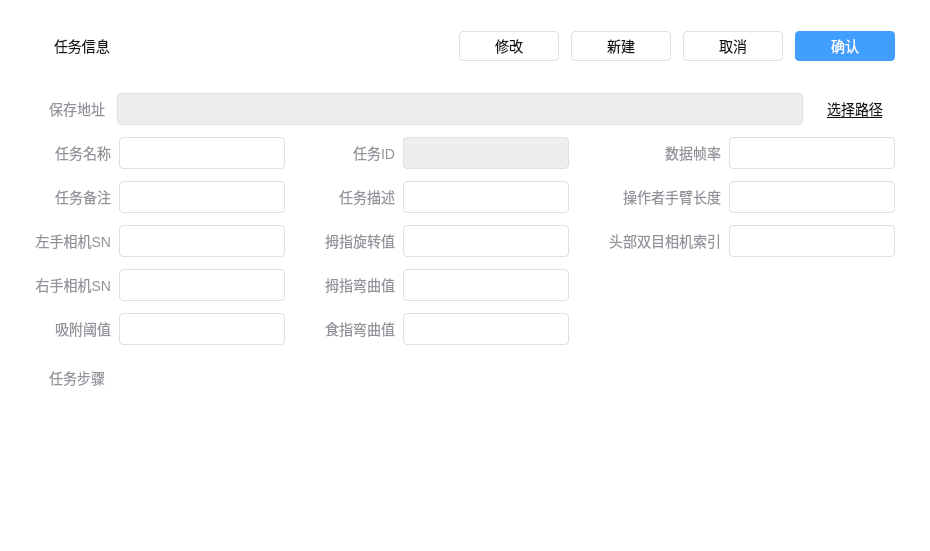
        <widget class="QWidget" name="widgetParam" native="true">
         <property name="sizePolicy">
          <sizepolicy hsizetype="Expanding" vsizetype="Fixed">
           <horstretch>0</horstretch>
           <verstretch>0</verstretch>
          </sizepolicy>
         </property>
         <property name="minimumSize">
          <size>
           <width>0</width>
           <height>540</height>
          </size>
         </property>
         <property name="styleSheet">
          <string notr="true">background-color: rgb(255, 255, 255);</string>
         </property>
         <layout class="QVBoxLayout" name="verticalLayout_6">
          <property name="spacing">
           <number>12</number>
          </property>
          <property name="leftMargin">
           <number>35</number>
          </property>
          <property name="rightMargin">
           <number>35</number>
          </property>
          <item>
           <layout class="QHBoxLayout" name="horizontalLayout_5">
            <item>
             <widget class="QLabel" name="label_2">
              <property name="sizePolicy">
               <sizepolicy hsizetype="Preferred" vsizetype="Fixed">
                <horstretch>0</horstretch>
                <verstretch>0</verstretch>
               </sizepolicy>
              </property>
              <property name="minimumSize">
               <size>
                <width>0</width>
                <height>70</height>
               </size>
              </property>
              <property name="maximumSize">
               <size>
                <width>16777215</width>
                <height>70</height>
               </size>
              </property>
              <property name="styleSheet">
               <string notr="true">opacity: 1;
font-size: 14px;
font-weight: normal;
line-height: 24px;
color: #131414;
background-image: url(:/res/image/info.png);
background-repeat: no-repeat;
background-position: left center;
text-align: left;
padding-left: 16px;</string>
              </property>
              <property name="text">
               <string>任务信息</string>
              </property>
             </widget>
            </item>
            <item>
             <spacer name="horizontalSpacer">
              <property name="orientation">
               <enum>Qt::Horizontal</enum>
              </property>
              <property name="sizeHint" stdset="0">
               <size>
                <width>40</width>
                <height>20</height>
               </size>
              </property>
             </spacer>
            </item>
            <item>
             <widget class="QPushButton" name="btnModify">
              <property name="minimumSize">
               <size>
                <width>100</width>
                <height>30</height>
               </size>
              </property>
              <property name="maximumSize">
               <size>
                <width>16777215</width>
                <height>30</height>
               </size>
              </property>
              <property name="styleSheet">
               <string notr="true">.QPushButton{
    border-radius: 4px;
    opacity: 1;
    background: #FFFFFF;
    border:1px solid #DCDFE6;
    font-size: 14px;
    font-weight: normal;
    line-height: 24px;
    color: #131414;
    padding-left:16px;
    padding-right:16px;
}

.QPushButton:!enabled{
	color: #909399;
}

.QPushButton:hover{
	border:1px solid #131414;
}</string>
              </property>
              <property name="text">
               <string>修改</string>
              </property>
             </widget>
            </item>
            <item>
             <widget class="QPushButton" name="btnCreate">
              <property name="minimumSize">
               <size>
                <width>100</width>
                <height>30</height>
               </size>
              </property>
              <property name="maximumSize">
               <size>
                <width>16777215</width>
                <height>30</height>
               </size>
              </property>
              <property name="styleSheet">
               <string notr="true">.QPushButton{
    border-radius: 4px;
    opacity: 1;
    background: #FFFFFF;
    border:1px solid #DCDFE6;
    font-size: 14px;
    font-weight: normal;
    line-height: 24px;
    color: #131414;
    padding-left:16px;
    padding-right:16px;
}

.QPushButton:!enabled{
	color: #909399;
}

.QPushButton:hover{
	border:1px solid #131414;
}</string>
              </property>
              <property name="text">
               <string>新建</string>
              </property>
             </widget>
            </item>
            <item>
             <widget class="QPushButton" name="btnCancel">
              <property name="minimumSize">
               <size>
                <width>100</width>
                <height>30</height>
               </size>
              </property>
              <property name="maximumSize">
               <size>
                <width>16777215</width>
                <height>30</height>
               </size>
              </property>
              <property name="styleSheet">
               <string notr="true">.QPushButton{
    border-radius: 4px;
    opacity: 1;
    background: #FFFFFF;
    border:1px solid #DCDFE6;
    font-size: 14px;
    font-weight: normal;
    line-height: 24px;
    color: #131414;
    padding-left:16px;
    padding-right:16px;
}

.QPushButton:!enabled{
	color: #909399;
}

.QPushButton:hover{
	border:1px solid #131414;
}</string>
              </property>
              <property name="text">
               <string>取消</string>
              </property>
             </widget>
            </item>
            <item>
             <widget class="QPushButton" name="btnOK">
              <property name="minimumSize">
               <size>
                <width>100</width>
                <height>30</height>
               </size>
              </property>
              <property name="maximumSize">
               <size>
                <width>16777215</width>
                <height>30</height>
               </size>
              </property>
              <property name="styleSheet">
               <string notr="true">.QPushButton{
	border-radius: 4px;
	opacity: 1;
	background: #409EFF;
	border:none;
	font-size: 14px;
	font-weight: normal;
	color: #FFFFFF;
	padding-left:16px;
	padding-right:16px;
}
.QPushButton:hover{
	border:1px solid #0000FF;
}</string>
              </property>
              <property name="text">
               <string>确认</string>
              </property>
             </widget>
            </item>
           </layout>
          </item>
          <item>
           <layout class="QHBoxLayout" name="horizontalLayout">
            <item>
             <widget class="QLabel" name="label_8">
              <property name="minimumSize">
               <size>
                <width>70</width>
                <height>0</height>
               </size>
              </property>
              <property name="styleSheet">
               <string notr="true">font-weight: 400; 
font-size: 14px;
color: #909399 </string>
              </property>
              <property name="text">
               <string>保存地址</string>
              </property>
              <property name="alignment">
               <set>Qt::AlignRight|Qt::AlignTrailing|Qt::AlignVCenter</set>
              </property>
             </widget>
            </item>
            <item>
             <widget class="QLineEdit" name="lineEditSavePath">
              <property name="minimumSize">
               <size>
                <width>0</width>
                <height>32</height>
               </size>
              </property>
              <property name="maximumSize">
               <size>
                <width>16777215</width>
                <height>32</height>
               </size>
              </property>
              <property name="styleSheet">
               <string notr="true">.QLineEdit{
	background: #FFFFFF;
	border: 1px solid #DCDFE6;
	padding: 5px 12px;
	border-radius: 4px;
	opacity: 1;
	color: #606266;
	font-size: 16px;
	font-weight: normal;
}
.QLineEdit:read-only{
	background: #EEEEEE;
}</string>
              </property>
              <property name="readOnly">
               <bool>true</bool>
              </property>
             </widget>
            </item>
            <item>
             <widget class="QPushButton" name="btnSelectPath">
              <property name="minimumSize">
               <size>
                <width>80</width>
                <height>32</height>
               </size>
              </property>
              <property name="maximumSize">
               <size>
                <width>16777215</width>
                <height>32</height>
               </size>
              </property>
              <property name="styleSheet">
               <string notr="true">.QPushButton{
	background:#FFFFFF;
	font-weight: 400; 
	font-size: 14px;
	color: #131414;
	text-decoration:underline;
	border:none;
}

.QPushButton:!enabled{
	color: #909399;
}

.QPushButton:hover{
	border:1px solid #DCDFE6;
}</string>
              </property>
              <property name="text">
               <string>选择路径</string>
              </property>
             </widget>
            </item>
           </layout>
          </item>
          <item>
           <layout class="QHBoxLayout" name="horizontalLayout_2">
            <property name="spacing">
             <number>40</number>
            </property>
            <property name="rightMargin">
             <number>0</number>
            </property>
            <item>
             <layout class="QFormLayout" name="formLayout">
              <property name="labelAlignment">
               <set>Qt::AlignRight|Qt::AlignTrailing|Qt::AlignVCenter</set>
              </property>
              <property name="horizontalSpacing">
               <number>8</number>
              </property>
              <property name="verticalSpacing">
               <number>12</number>
              </property>
              <item row="0" column="0">
               <widget class="QLabel" name="label_3">
                <property name="minimumSize">
                 <size>
                  <width>70</width>
                  <height>0</height>
                 </size>
                </property>
                <property name="styleSheet">
                 <string notr="true">font-weight: 400; 
font-size: 14px;
color: #909399 </string>
                </property>
                <property name="text">
                 <string>任务名称</string>
                </property>
                <property name="alignment">
                 <set>Qt::AlignRight|Qt::AlignTrailing|Qt::AlignVCenter</set>
                </property>
               </widget>
              </item>
              <item row="0" column="1">
               <widget class="QLineEdit" name="lineEditTaskName">
                <property name="minimumSize">
                 <size>
                  <width>150</width>
                  <height>32</height>
                 </size>
                </property>
                <property name="maximumSize">
                 <size>
                  <width>16777215</width>
                  <height>32</height>
                 </size>
                </property>
                <property name="styleSheet">
                 <string notr="true">.QLineEdit{
	background: #FFFFFF;
	border: 1px solid #DCDFE6;
	padding: 5px 12px;
	border-radius: 4px;
	opacity: 1;
	color: #606266;
	font-size: 16px;
	font-weight: normal;
}
.QLineEdit:read-only{
	background: #EEEEEE;
}</string>
                </property>
               </widget>
              </item>
              <item row="1" column="0">
               <widget class="QLabel" name="label_5">
                <property name="styleSheet">
                 <string notr="true">font-weight: 400; 
font-size: 14px;
color: #909399 </string>
                </property>
                <property name="text">
                 <string>任务备注</string>
                </property>
                <property name="alignment">
                 <set>Qt::AlignRight|Qt::AlignTrailing|Qt::AlignVCenter</set>
                </property>
               </widget>
              </item>
              <item row="1" column="1">
               <widget class="QLineEdit" name="lineEditTaskMark">
                <property name="minimumSize">
                 <size>
                  <width>150</width>
                  <height>32</height>
                 </size>
                </property>
                <property name="maximumSize">
                 <size>
                  <width>16777215</width>
                  <height>32</height>
                 </size>
                </property>
                <property name="styleSheet">
                 <string notr="true">.QLineEdit{
	background: #FFFFFF;
	border: 1px solid #DCDFE6;
	padding: 5px 12px;
	border-radius: 4px;
	opacity: 1;
	color: #606266;
	font-size: 16px;
	font-weight: normal;
}
.QLineEdit:read-only{
	background: #EEEEEE;
}</string>
                </property>
               </widget>
              </item>
              <item row="2" column="0">
               <widget class="QLabel" name="label_17">
                <property name="styleSheet">
                 <string notr="true">font-weight: 400; 
font-size: 14px;
color: #909399 </string>
                </property>
                <property name="text">
                 <string>左手相机SN</string>
                </property>
                <property name="alignment">
                 <set>Qt::AlignRight|Qt::AlignTrailing|Qt::AlignVCenter</set>
                </property>
               </widget>
              </item>
              <item row="2" column="1">
               <widget class="QLineEdit" name="lineEditLHCameraSN">
                <property name="minimumSize">
                 <size>
                  <width>150</width>
                  <height>32</height>
                 </size>
                </property>
                <property name="maximumSize">
                 <size>
                  <width>16777215</width>
                  <height>32</height>
                 </size>
                </property>
                <property name="styleSheet">
                 <string notr="true">.QLineEdit{
	background: #FFFFFF;
	border: 1px solid #DCDFE6;
	padding: 5px 12px;
	border-radius: 4px;
	opacity: 1;
	color: #606266;
	font-size: 16px;
	font-weight: normal;
}
.QLineEdit:read-only{
	background: #EEEEEE;
}</string>
                </property>
               </widget>
              </item>
              <item row="3" column="0">
               <widget class="QLabel" name="label_19">
                <property name="styleSheet">
                 <string notr="true">font-weight: 400; 
font-size: 14px;
color: #909399 </string>
                </property>
                <property name="text">
                 <string>右手相机SN</string>
                </property>
                <property name="alignment">
                 <set>Qt::AlignRight|Qt::AlignTrailing|Qt::AlignVCenter</set>
                </property>
               </widget>
              </item>
              <item row="3" column="1">
               <widget class="QLineEdit" name="lineEditRHCameraSN">
                <property name="minimumSize">
                 <size>
                  <width>150</width>
                  <height>32</height>
                 </size>
                </property>
                <property name="maximumSize">
                 <size>
                  <width>16777215</width>
                  <height>32</height>
                 </size>
                </property>
                <property name="styleSheet">
                 <string notr="true">.QLineEdit{
	background: #FFFFFF;
	border: 1px solid #DCDFE6;
	padding: 5px 12px;
	border-radius: 4px;
	opacity: 1;
	color: #606266;
	font-size: 16px;
	font-weight: normal;
}
.QLineEdit:read-only{
	background: #EEEEEE;
}</string>
                </property>
               </widget>
              </item>
              <item row="4" column="0">
               <widget class="QLabel" name="label_29">
                <property name="styleSheet">
                 <string notr="true">font-weight: 400; 
font-size: 14px;
color: #909399 </string>
                </property>
                <property name="text">
                 <string>吸附阈值</string>
                </property>
                <property name="alignment">
                 <set>Qt::AlignRight|Qt::AlignTrailing|Qt::AlignVCenter</set>
                </property>
               </widget>
              </item>
              <item row="4" column="1">
               <widget class="QLineEdit" name="lineEditPinchThreshold">
                <property name="minimumSize">
                 <size>
                  <width>150</width>
                  <height>32</height>
                 </size>
                </property>
                <property name="maximumSize">
                 <size>
                  <width>16777215</width>
                  <height>32</height>
                 </size>
                </property>
                <property name="styleSheet">
                 <string notr="true">.QLineEdit{
	background: #FFFFFF;
	border: 1px solid #DCDFE6;
	padding: 5px 12px;
	border-radius: 4px;
	opacity: 1;
	color: #606266;
	font-size: 16px;
	font-weight: normal;
}
.QLineEdit:read-only{
	background: #EEEEEE;
}</string>
                </property>
               </widget>
              </item>
             </layout>
            </item>
            <item>
             <layout class="QFormLayout" name="formLayout_2">
              <property name="labelAlignment">
               <set>Qt::AlignRight|Qt::AlignTrailing|Qt::AlignVCenter</set>
              </property>
              <property name="horizontalSpacing">
               <number>8</number>
              </property>
              <property name="verticalSpacing">
               <number>12</number>
              </property>
              <item row="0" column="0">
               <widget class="QLabel" name="label_4">
                <property name="minimumSize">
                 <size>
                  <width>70</width>
                  <height>0</height>
                 </size>
                </property>
                <property name="styleSheet">
                 <string notr="true">font-weight: 400; 
font-size: 14px;
color: #909399 </string>
                </property>
                <property name="text">
                 <string>任务ID</string>
                </property>
                <property name="alignment">
                 <set>Qt::AlignRight|Qt::AlignTrailing|Qt::AlignVCenter</set>
                </property>
               </widget>
              </item>
              <item row="0" column="1">
               <widget class="QLineEdit" name="lineEditTaskID">
                <property name="minimumSize">
                 <size>
                  <width>150</width>
                  <height>32</height>
                 </size>
                </property>
                <property name="maximumSize">
                 <size>
                  <width>16777215</width>
                  <height>32</height>
                 </size>
                </property>
                <property name="styleSheet">
                 <string notr="true">.QLineEdit{
	background: #FFFFFF;
	border: 1px solid #DCDFE6;
	padding: 5px 12px;
	border-radius: 4px;
	opacity: 1;
	color: #606266;
	font-size: 16px;
	font-weight: normal;
}
.QLineEdit:read-only{
	background: #EEEEEE;
}</string>
                </property>
                <property name="readOnly">
                 <bool>true</bool>
                </property>
               </widget>
              </item>
              <item row="1" column="0">
               <widget class="QLabel" name="label_24">
                <property name="styleSheet">
                 <string notr="true">font-weight: 400; 
font-size: 14px;
color: #909399 </string>
                </property>
                <property name="text">
                 <string>任务描述</string>
                </property>
                <property name="alignment">
                 <set>Qt::AlignRight|Qt::AlignTrailing|Qt::AlignVCenter</set>
                </property>
               </widget>
              </item>
              <item row="1" column="1">
               <widget class="QLineEdit" name="lineEditTaskDes">
                <property name="minimumSize">
                 <size>
                  <width>150</width>
                  <height>32</height>
                 </size>
                </property>
                <property name="maximumSize">
                 <size>
                  <width>16777215</width>
                  <height>32</height>
                 </size>
                </property>
                <property name="styleSheet">
                 <string notr="true">.QLineEdit{
	background: #FFFFFF;
	border: 1px solid #DCDFE6;
	padding: 5px 12px;
	border-radius: 4px;
	opacity: 1;
	color: #606266;
	font-size: 16px;
	font-weight: normal;
}
.QLineEdit:read-only{
	background: #EEEEEE;
}</string>
                </property>
               </widget>
              </item>
              <item row="2" column="0">
               <widget class="QLabel" name="label_26">
                <property name="styleSheet">
                 <string notr="true">font-weight: 400; 
font-size: 14px;
color: #909399 </string>
                </property>
                <property name="text">
                 <string>拇指旋转值</string>
                </property>
                <property name="alignment">
                 <set>Qt::AlignRight|Qt::AlignTrailing|Qt::AlignVCenter</set>
                </property>
               </widget>
              </item>
              <item row="2" column="1">
               <widget class="QLineEdit" name="lineEditThumbRotationThreshold">
                <property name="minimumSize">
                 <size>
                  <width>150</width>
                  <height>32</height>
                 </size>
                </property>
                <property name="maximumSize">
                 <size>
                  <width>16777215</width>
                  <height>32</height>
                 </size>
                </property>
                <property name="styleSheet">
                 <string notr="true">.QLineEdit{
	background: #FFFFFF;
	border: 1px solid #DCDFE6;
	padding: 5px 12px;
	border-radius: 4px;
	opacity: 1;
	color: #606266;
	font-size: 16px;
	font-weight: normal;
}
.QLineEdit:read-only{
	background: #EEEEEE;
}</string>
                </property>
               </widget>
              </item>
              <item row="3" column="0">
               <widget class="QLabel" name="label_27">
                <property name="styleSheet">
                 <string notr="true">font-weight: 400; 
font-size: 14px;
color: #909399 </string>
                </property>
                <property name="text">
                 <string>拇指弯曲值</string>
                </property>
                <property name="alignment">
                 <set>Qt::AlignRight|Qt::AlignTrailing|Qt::AlignVCenter</set>
                </property>
               </widget>
              </item>
              <item row="3" column="1">
               <widget class="QLineEdit" name="lineEditThumbBendingThreshold">
                <property name="minimumSize">
                 <size>
                  <width>150</width>
                  <height>32</height>
                 </size>
                </property>
                <property name="maximumSize">
                 <size>
                  <width>16777215</width>
                  <height>32</height>
                 </size>
                </property>
                <property name="styleSheet">
                 <string notr="true">.QLineEdit{
	background: #FFFFFF;
	border: 1px solid #DCDFE6;
	padding: 5px 12px;
	border-radius: 4px;
	opacity: 1;
	color: #606266;
	font-size: 16px;
	font-weight: normal;
}
.QLineEdit:read-only{
	background: #EEEEEE;
}</string>
                </property>
               </widget>
              </item>
              <item row="4" column="0">
               <widget class="QLabel" name="label_28">
                <property name="styleSheet">
                 <string notr="true">font-weight: 400; 
font-size: 14px;
color: #909399 </string>
                </property>
                <property name="text">
                 <string>食指弯曲值</string>
                </property>
                <property name="alignment">
                 <set>Qt::AlignRight|Qt::AlignTrailing|Qt::AlignVCenter</set>
                </property>
               </widget>
              </item>
              <item row="4" column="1">
               <widget class="QLineEdit" name="lineEditIndexfingerBendThreshold">
                <property name="minimumSize">
                 <size>
                  <width>150</width>
                  <height>32</height>
                 </size>
                </property>
                <property name="maximumSize">
                 <size>
                  <width>16777215</width>
                  <height>32</height>
                 </size>
                </property>
                <property name="styleSheet">
                 <string notr="true">.QLineEdit{
	background: #FFFFFF;
	border: 1px solid #DCDFE6;
	padding: 5px 12px;
	border-radius: 4px;
	opacity: 1;
	color: #606266;
	font-size: 16px;
	font-weight: normal;
}
.QLineEdit:read-only{
	background: #EEEEEE;
}</string>
                </property>
               </widget>
              </item>
             </layout>
            </item>
            <item>
             <layout class="QFormLayout" name="formLayout_3">
              <property name="labelAlignment">
               <set>Qt::AlignRight|Qt::AlignTrailing|Qt::AlignVCenter</set>
              </property>
              <property name="horizontalSpacing">
               <number>8</number>
              </property>
              <property name="verticalSpacing">
               <number>12</number>
              </property>
              <item row="0" column="0">
               <widget class="QLabel" name="label_30">
                <property name="minimumSize">
                 <size>
                  <width>70</width>
                  <height>0</height>
                 </size>
                </property>
                <property name="styleSheet">
                 <string notr="true">font-weight: 400; 
font-size: 14px;
color: #909399 </string>
                </property>
                <property name="text">
                 <string>数据帧率</string>
                </property>
                <property name="alignment">
                 <set>Qt::AlignRight|Qt::AlignTrailing|Qt::AlignVCenter</set>
                </property>
               </widget>
              </item>
              <item row="0" column="1">
               <widget class="QLineEdit" name="lineEditFPS">
                <property name="minimumSize">
                 <size>
                  <width>150</width>
                  <height>32</height>
                 </size>
                </property>
                <property name="maximumSize">
                 <size>
                  <width>16777215</width>
                  <height>32</height>
                 </size>
                </property>
                <property name="styleSheet">
                 <string notr="true">.QLineEdit{
	background: #FFFFFF;
	border: 1px solid #DCDFE6;
	padding: 5px 12px;
	border-radius: 4px;
	opacity: 1;
	color: #606266;
	font-size: 16px;
	font-weight: normal;
}
.QLineEdit:read-only{
	background: #EEEEEE;
}</string>
                </property>
               </widget>
              </item>
              <item row="1" column="0">
               <widget class="QLabel" name="label_31">
                <property name="styleSheet">
                 <string notr="true">font-weight: 400; 
font-size: 14px;
color: #909399 </string>
                </property>
                <property name="text">
                 <string>操作者手臂长度</string>
                </property>
                <property name="alignment">
                 <set>Qt::AlignRight|Qt::AlignTrailing|Qt::AlignVCenter</set>
                </property>
               </widget>
              </item>
              <item row="1" column="1">
               <widget class="QLineEdit" name="lineEditArmLength">
                <property name="minimumSize">
                 <size>
                  <width>150</width>
                  <height>32</height>
                 </size>
                </property>
                <property name="maximumSize">
                 <size>
                  <width>16777215</width>
                  <height>32</height>
                 </size>
                </property>
                <property name="styleSheet">
                 <string notr="true">.QLineEdit{
	background: #FFFFFF;
	border: 1px solid #DCDFE6;
	padding: 5px 12px;
	border-radius: 4px;
	opacity: 1;
	color: #606266;
	font-size: 16px;
	font-weight: normal;
}
.QLineEdit:read-only{
	background: #EEEEEE;
}</string>
                </property>
               </widget>
              </item>
              <item row="2" column="1">
               <widget class="QLineEdit" name="lineEditTopCameraId">
                <property name="minimumSize">
                 <size>
                  <width>150</width>
                  <height>32</height>
                 </size>
                </property>
                <property name="maximumSize">
                 <size>
                  <width>16777215</width>
                  <height>32</height>
                 </size>
                </property>
                <property name="styleSheet">
                 <string notr="true">.QLineEdit{
	background: #FFFFFF;
	border: 1px solid #DCDFE6;
	padding: 5px 12px;
	border-radius: 4px;
	opacity: 1;
	color: #606266;
	font-size: 16px;
	font-weight: normal;
}
.QLineEdit:read-only{
	background: #EEEEEE;
}</string>
                </property>
               </widget>
              </item>
              <item row="2" column="0">
               <widget class="QLabel" name="label_32">
                <property name="styleSheet">
                 <string notr="true">font-weight: 400; 
font-size: 14px;
color: #909399 </string>
                </property>
                <property name="text">
                 <string>头部双目相机索引</string>
                </property>
                <property name="alignment">
                 <set>Qt::AlignRight|Qt::AlignTrailing|Qt::AlignVCenter</set>
                </property>
               </widget>
              </item>
             </layout>
            </item>
           </layout>
          </item>
          <item>
           <layout class="QHBoxLayout" name="horizontalLayout_3">
            <property name="topMargin">
             <number>10</number>
            </property>
            <item>
             <widget class="QLabel" name="label_6">
              <property name="minimumSize">
               <size>
                <width>70</width>
                <height>0</height>
               </size>
              </property>
              <property name="styleSheet">
               <string notr="true">font-weight: 400; 
font-size: 14px;
color: #909399 </string>
              </property>
              <property name="text">
               <string>任务步骤</string>
              </property>
              <property name="alignment">
               <set>Qt::AlignRight|Qt::AlignTop|Qt::AlignTrailing</set>
              </property>
             </widget>
            </item>
            <item>
             <widget class="QScrollArea" name="scrollAreaStep">
              <property name="styleSheet">
               <string notr="true">.QScrollArea{
	border:none;
}
.QScrollBar:horizontal{
    background: #FFF;
	border-radius:6px;
    height: 12px;
}
.QScrollBar:vertical{
    background: #FFF;
	border-radius:6px;
    width: 12px;
	border-style:solid;
}

.QScrollBar::handle:vertical {
	background-color: #DFE3E5;
    min-height: 30px;
	border-radius:6px;
	width: 12px;
	border-style:solid;
}
.QScrollBar::handle:horizontal {
	background-color: #DFE3E5;
    min-width: 30px;
	border-radius:6px;
	height: 12px;
}

.QScrollBar::sub-line:horizontal,
.QScrollBar::add-line:horizontal,
.QScrollBar::sub-line:vertical,
.QScrollBar::add-line:vertical
{
    background: none;
	border:none;
    height:0px;
	width:0px;
}

.QScrollBar::left-arrow:horizontal,
.QScrollBar::right-arrow:horizontal,
.QScrollBar::up-arrow:vertical,
.QScrollBar::down-arrow:vertical{
    background: none;
    border: none;
    width: 0;
    height: 0;
}</string>
              </property>
              <property name="widgetResizable">
               <bool>true</bool>
              </property>
              <widget class="QWidget" name="scrollAreaWidgetContentsStep">
               <property name="geometry">
                <rect>
                 <x>0</x>
                 <y>0</y>
                 <width>937</width>
                 <height>153</height>
                </rect>
               </property>
               <layout class="QVBoxLayout" name="verticalLayout_12">
                <property name="spacing">
                 <number>0</number>
                </property>
                <property name="leftMargin">
                 <number>0</number>
                </property>
                <property name="topMargin">
                 <number>0</number>
                </property>
                <property name="rightMargin">
                 <number>0</number>
                </property>
                <property name="bottomMargin">
                 <number>0</number>
                </property>
                <item>
                 <spacer name="verticalSpacer">
                  <property name="orientation">
                   <enum>Qt::Vertical</enum>
                  </property>
                  <property name="sizeHint" stdset="0">
                   <size>
                    <width>20</width>
                    <height>173</height>
                   </size>
                  </property>
                 </spacer>
                </item>
               </layout>
              </widget>
             </widget>
            </item>
           </layout>
          </item>
         </layout>
        </widget>
